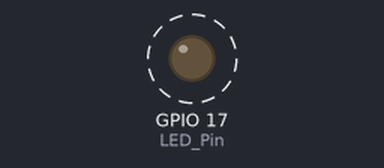
Recording of a program running on a simulated Raspberry Pi (BCM pin numbers). Shown: output pins drawn as LEDs (lit = HIGH). Dashed ring = blinking. What the program prints to the terminal is not drawn.

Above: at 0.5 s.
Timing chart, 0 to 4.6 s (numbered marks = the images above):
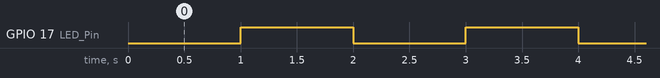

Measured:
- by itself, GPIO 17 (LED_Pin): alternates HIGH for 1.0 s and LOW for 1.0 s

The program:

Blink_GPIO.py
```python
#!/usr/bin/env python3
#
# Use two buttons on BCM GPIO pins 16 and 12 to make an LED go brigher or dimmer
# respectively. The LED is hooked up on GPIO18, which can do PWM.
# Hook up the LED with a transistor so that full brightness is actually bright.
# For 3.3V and a RED LED, a 50 Ohm resistor and a 2N3904 transistor work well.
#
import time

try:
    import RPi.GPIO as GPIO
except ImportError as e:
    print("Could not import GPIO module, so probably not running on the RPi.")
#
GPIO.setmode(GPIO.BCM)

LED_Pin = 17

print("Start of program")
print("Press control-C to stop.")
GPIO.setup(LED_Pin, GPIO.OUT)

while(True):   # Still an infinite loop. End the loop by pressing control-C at the terminal.
    GPIO.output(LED_Pin, 0)
    print("off")
    time.sleep(1)
    GPIO.output(LED_Pin, 1)
    print("on")
    time.sleep(1)
```
